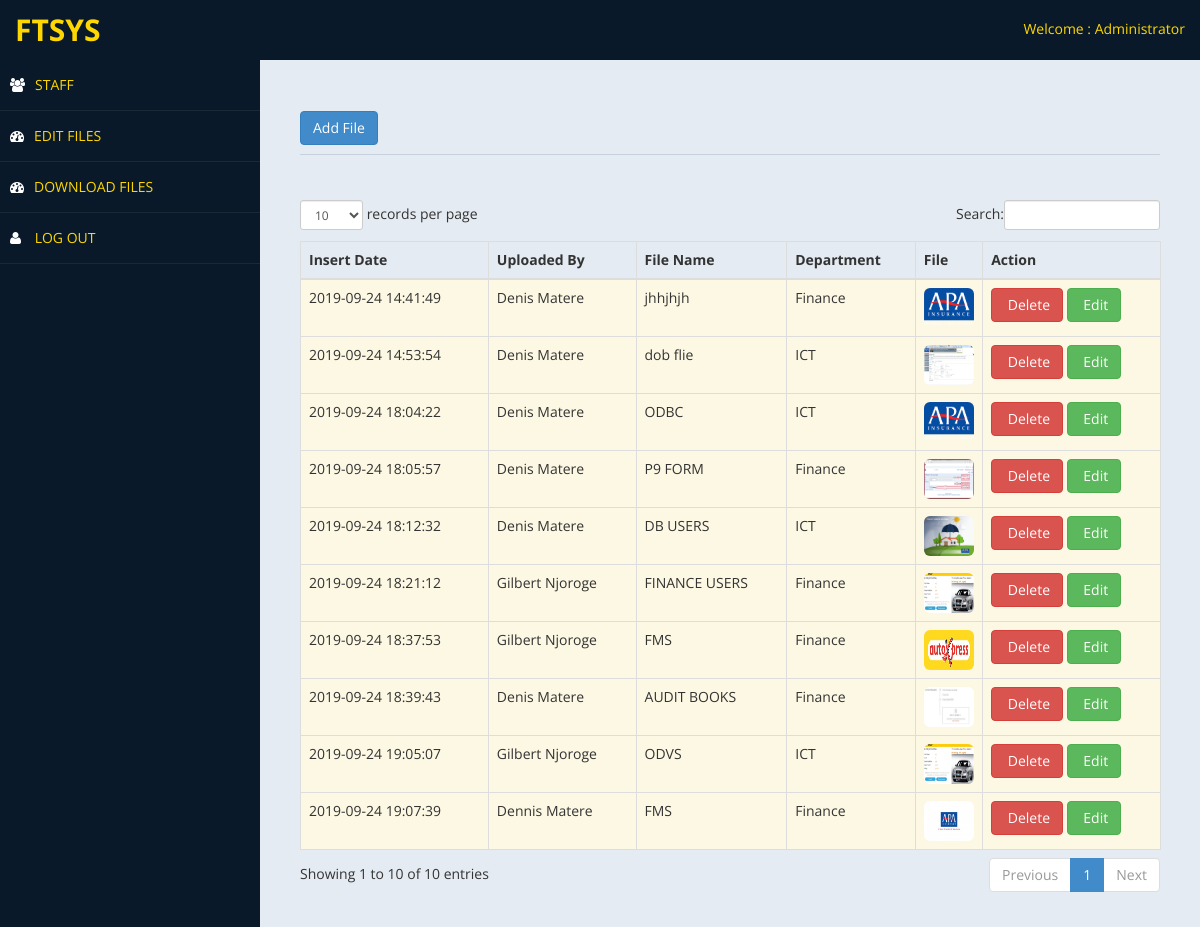
Page /admin/files.php (signed in) on the committed database.
### tables this page shows
CREATE TABLE IF NOT EXISTS `files` (
  `id` int(50) NOT NULL AUTO_INCREMENT,
  `name` varchar(255) NOT NULL,
  `description` varchar(50) NOT NULL,
  `department` varchar(255) NOT NULL,
  `fileUrl` varchar(255) NOT NULL,
  `insertedBy` varchar(70) NOT NULL,
  `timeInserted` timestamp NOT NULL DEFAULT CURRENT_TIMESTAMP ON UPDATE CURRENT_TIMESTAMP,
  PRIMARY KEY (`id`)
);

### admin/files.php (the view, shortened to what this page needs)
<?php include ('header.php');?>
<body>
    <div id="wrapper">
        <nav class="navbar navbar-default top-navbar" role="navigation">
            <div class="navbar-header">
                <a class="navbar-brand" href="# "><font  color="gold">ftsys</font></a>
            </div>
            <ul class="nav navbar-top-links navbar-right">
                <li class="dropdown">
                    <a class="dropdown-toggle" data-toggle="dropdown" href="#" aria-expanded="false">
    <font  color="gold">        Welcome : Administrator</font>
                    </a>
                </li>
            </ul>
        </nav>
       <?php include ('nav_sidebar.php');?>
        <div id="page-wrapper" >
            <div id="page-inner">
       <div class="row">
                    <div class="col-md-12">
                        <h1 class="page-header">
               <button class="btn btn-primary" data-toggle="modal" data-target="#myModal">
                              Add File
                            </button>
                        </h1>
            <div class="hero-unit-table">
                            <table class="table table-striped table-bordered table-hover" id="dataTables-example">
                                <thead>
                                    <tr>
                                       <th>Insert Date</th>
                                       <th>Uploaded By</th>
                                        <th>File Name</th>
                                        <th>Department</th>
                                        <th>File</th>
                                        <th>Action</th>
                                    </tr>
                                </thead>
                                <tbody>
                                    <?php include ('connect.php');
                                    $query = mysql_query("select * from files") or die(mysql_error());
                                    while ($row = mysql_fetch_array($query)) {
                                        $id = $row['id'];
                                        ?>
                                        <tr class="warning">
                                            <td><?php echo $row['timeInserted']; ?></td>
                                              <td><?php echo $row['insertedBy']; ?></td>
                                            <td><?php echo $row['name']; ?></td>
                                            <td><?php echo $row['department']; ?></td>
                                            <td width="50" align="center"><a href="<?php echo $row['fileUrl'];?>" target="_blank"><img src="<?php echo $row['fileUrl']; ?>" class="img-rounded" width="50" height="40"></td></a>
                                            <td width="160">
                                                <a href="#delete_file<?php echo $id; ?>" role="button"  data-target = "#delete_file<?php echo $id;?>"data-toggle="modal" class="btn btn-danger"><i class="icon-trash icon-large"></i>&nbsp;Delete</a>
                                                <a href="edit_file.php<?php echo '?id=' . $id; ?>" class="btn btn-success"><i class="icon-pencil icon-large"></i>&nbsp;Edit</a>
                                            </td>
                                    </tr>
                                <?php } ?>
                                </tbody>
                            </table>
                        </div>
                    </div>
                </div>
        </div>
            </div>
        </div>
</body>
</html>

### admin/assets/css/custom-styles.css (style rules this page uses)
body { font-family: 'Open Sans', sans-serif; }
#wrapper { width: 100%; background:#09192A; }
#page-wrapper { padding: 15px 15px; min-height: 600px; background:#E5EBF2; }
#page-inner { width:100%; margin:10px 20px 10px 0px; background-color:transparent; padding:10px; min-height:1200px; }
h1, .h1, h2, .h2, h3, .h3 { margin-top: 7px; margin-bottom: -5px; }
.page-header { padding-bottom: 9px; margin: 10px 0 45px; border-bottom: 1px solid #C7D1DD; }
.top-navbar { margin:0px; }
.top-navbar .navbar-brand { color: #fff; width: 260px; text-align: left; height: 60px; font-size: 30px; font-weight: 700; text-transform: uppercase; line-height: 30px; }
.top-navbar .nav > li { position: relative; display: inline-block; }
.top-navbar .nav > li > a { position: relative; display: block; padding: 19px 15px; color: #77C0FD; }
.top-navbar { background:#09192A; border-bottom:none; }
.navbar-default { border:0px solid black; }
.navbar-header { background: #09192A; }
@media (min-width:768px) { #page-wrapper { margin: 0 0 0 260px; padding: 15px 30px; min-height: 1200px; } }
@media (min-width:768px) { .navbar { border-radius: 0px; } }

### rows in the picture
files: timeInserted "2019-09-24 18:04:22", insertedBy "Denis Matere", name "ODBC", department "ICT", fileUrl (picture)
files: timeInserted "2019-09-24 14:53:54", insertedBy "Denis Matere", name "dob flie", department "ICT", fileUrl (picture)
files: timeInserted "2019-09-24 14:41:49", insertedBy "Denis Matere", name "jhhjhjh", department "Finance", fileUrl (picture)
files: timeInserted "2019-09-24 18:05:57", insertedBy "Denis Matere", name "P9 FORM", department "Finance", fileUrl (picture)
files: timeInserted "2019-09-24 18:12:32", insertedBy "Denis Matere", name "DB USERS", department "ICT", fileUrl (picture)
files: timeInserted "2019-09-24 18:21:12", insertedBy "Gilbert Njoroge", name "FINANCE USERS", department "Finance", fileUrl (picture)
files: timeInserted "2019-09-24 18:37:53", insertedBy "Gilbert Njoroge", name "FMS", department "Finance", fileUrl (picture)
files: timeInserted "2019-09-24 18:39:43", insertedBy "Denis Matere", name "AUDIT BOOKS", department "Finance", fileUrl (picture)
files: timeInserted "2019-09-24 19:05:07", insertedBy "Gilbert Njoroge", name "ODVS", department "ICT", fileUrl (picture)
files: timeInserted "2019-09-24 19:07:39", insertedBy "Dennis Matere", name "FMS", department "Finance", fileUrl (picture)
